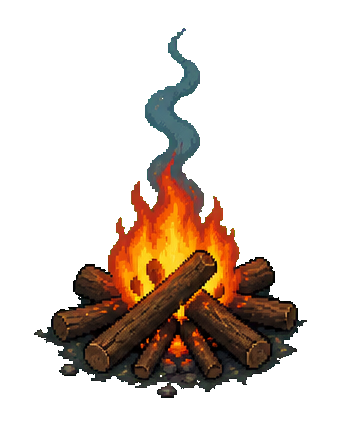
#> input picture Assets/Base/Campfire/campfire_lvl1.png, 341 x 426 px
$ python -i prepare_hunter_animation.py   (imports and definitions only)
#> lines starting #> are read from the running program, lines starting #| are printed output that depends on the picture; after the words box and inside, x2 and y2 are one past the last pixel; in counts of white or black regions, pixels touching at a corner belong together
#> further down, picture is the input picture: PIL image 341x426 RGBA; mean R, G, B, A 27.9, 16.4, 8.2, 66.1
"""Convert every source frame to mobile atlases with an exterior white matte.

Requires PyAV, numpy, OpenCV and Pillow. The original video is never modified.
"""
import argparse
import json
import math
from pathlib import Path

import av
import cv2
import numpy as np
from PIL import Image, ImageFilter


def cutout(image):
    rgb = np.asarray(image.convert("RGB"))
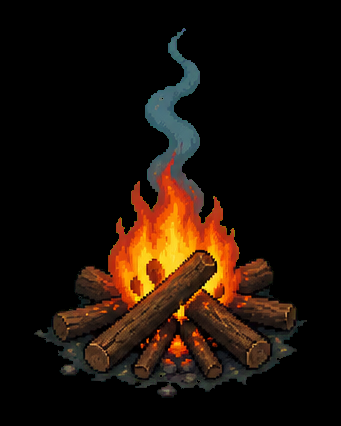
#> rgb: shape (426, 341, 3); mean R, G, B 27.9, 16.4, 8.2
    low = rgb.min(axis=2).astype(np.int16)
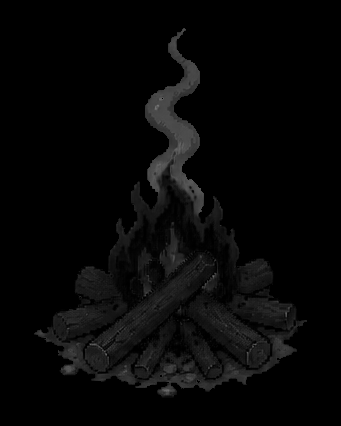
#> low: shape (426, 341) int16; min 0, max 116, mean 7
    high = rgb.max(axis=2).astype(np.int16)
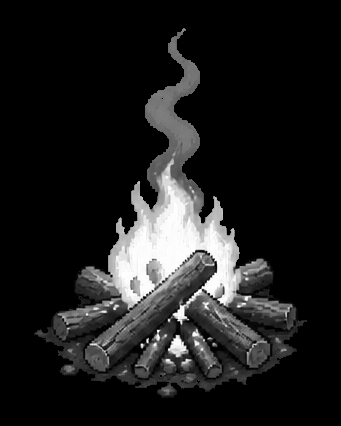
#> high: shape (426, 341) int16; min 0, max 255, mean 29.1
    candidates = (low >= 215) & ((high - low) <= 24)
#> candidates: shape (426, 341) bool; every value is 0
    count, labels, stats, _ = cv2.connectedComponentsWithStats(candidates.astype(np.uint8), connectivity=4)
#> labels: shape (426, 341) int32; every value is 0
#> count = 1; stats = [[0, 0, 341, 426, 145266]]
    # Only exterior-connected white is background; the enclosed shirt stays opaque.
    removed = {int(labels[y, x]) for x, y in [(0, 0), (image.width - 1, 0), (0, image.height - 1), (image.width - 1, image.height - 1)]}
#> removed = 1 item
    removed.discard(0)
    # This fixed-camera clip sometimes closes the gap between left arm and torso.
    # Remove only tall white components wholly in that gap, never the shirt/cuff.
    left, right = int(image.width * 0.30), int(image.width * 0.52)
#> left = 102; right = 177
    top, bottom = int(image.height * 0.28), int(image.height * 0.58)
#> top = 119; bottom = 247
    brightness_sums = np.bincount(labels.ravel(), weights=low.ravel(), minlength=count)
#> brightness_sums = [1014485]
    for component in range(1, count):
        x, y, width, height, area = stats[component]
        if area > 500 and x >= left and x + width <= right and height > 151 and y < bottom and y + height > top:
            removed.add(component)
        # Small enclosed background fragments survive interpolation around the arm.
        # Bound this correction below the cuff and left of the white shirt.
        in_arm_gap = x >= image.width * 0.34 and x + width <= right and y >= image.height * 0.33 and y + height <= image.height * 0.57
        if in_arm_gap and area >= 8 and brightness_sums[component] / area >= 240:
            removed.add(component)
        # The other hand periodically touches the scarf, enclosing exterior white.
        # Stay below the rolled cuff and to the right of the shirt and scarf knot.
        in_hand_scarf_gap = (x >= image.width * 0.68
                            and x + width <= image.width * 0.88
                            and y >= image.height * 0.37
                            and y + height <= image.height * 0.58)
        if in_hand_scarf_gap:
            removed.add(component)
#> after the loop, removed = 0 items
    alpha = Image.fromarray(np.where(np.isin(labels, list(removed)), 0, 255).astype(np.uint8))
#> alpha: PIL image 341x426 L; every value is 255
    alpha = alpha.filter(ImageFilter.MinFilter(3)).filter(ImageFilter.GaussianBlur(0.5))
    a = np.asarray(alpha, dtype=np.float32) / 255.0
#> a: shape (426, 341) float32; every value is 1
    # Remove white contamination in the softened boundary before compositing.
    clean = np.clip((rgb.astype(np.float32) - 255 * (1 - a[..., None])) / np.maximum(a[..., None], 0.01), 0, 255)
    rgba = np.dstack([clean.astype(np.uint8), np.asarray(alpha)])
    return Image.fromarray(rgba).resize((256, 384), Image.Resampling.LANCZOS)
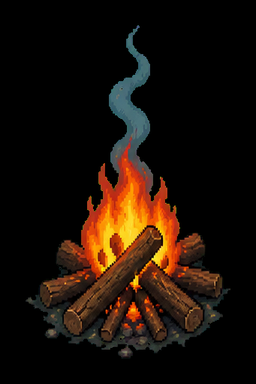
#> returned value: PIL image 256x384 RGBA; mean R, G, B, A 27.9, 16.4, 8.3, 255


def main():
    parser = argparse.ArgumentParser()
    parser.add_argument("source", type=Path)
    parser.add_argument("output", type=Path)
    parser.add_argument("--preview", type=Path)
    args = parser.parse_args()
    with av.open(str(args.source)) as video:
        stream = video.streams.video[0]
        if float(stream.average_rate) != 60.0:
            raise ValueError("Expected the 60 FPS interpolated clip, not the original 25 FPS source.")
        frames = [frame.to_image() for frame in video.decode(stream)]
        source_fps = float(stream.average_rate)
    if len(frames) != 300:
        raise ValueError("AvatarView expects exactly 300 frames (5 seconds at 60 FPS).")
    sprites = [cutout(frame) for frame in frames]
    args.output.mkdir(parents=True, exist_ok=True)
    for sheet_index in range(math.ceil(len(sprites) / 35)):
        atlas = Image.new("RGBA", (1820, 1940))
        for cell, sprite in enumerate(sprites[sheet_index * 35:(sheet_index + 1) * 35]):
            atlas.paste(sprite, ((cell % 7) * 260 + 2, (cell // 7) * 388 + 2))
        atlas.save(args.output / f"hunter_idle_{sheet_index}.png", optimize=True)
    metadata = {"source_frames": len(frames), "source_fps": source_fps,
                "frames": len(sprites), "frame_size": [256, 384], "cell_size": [260, 388],
                "columns": 7, "frames_per_atlas": 35, "padding": 2,
                "playback": "ping_pong", "step_seconds": 1.0 / source_fps}
    (args.output / "animation.json").write_text(json.dumps(metadata, indent=2), encoding="ascii")
    if args.preview:
        preview = Image.new("RGB", (1024, 384), (37, 43, 48))
        for i, index in enumerate([0, 20, 64, len(sprites) - 1]):
            preview.paste(sprites[index], (i * 256, 0), sprites[index])
        preview.save(args.preview)
    print(json.dumps(metadata))


# [2 lines not run here, left out]

>>> from PIL import Image
>>> picture = Image.open('../Assets/Base/Campfire/campfire_lvl1.png')
>>> result = cutout(picture)
